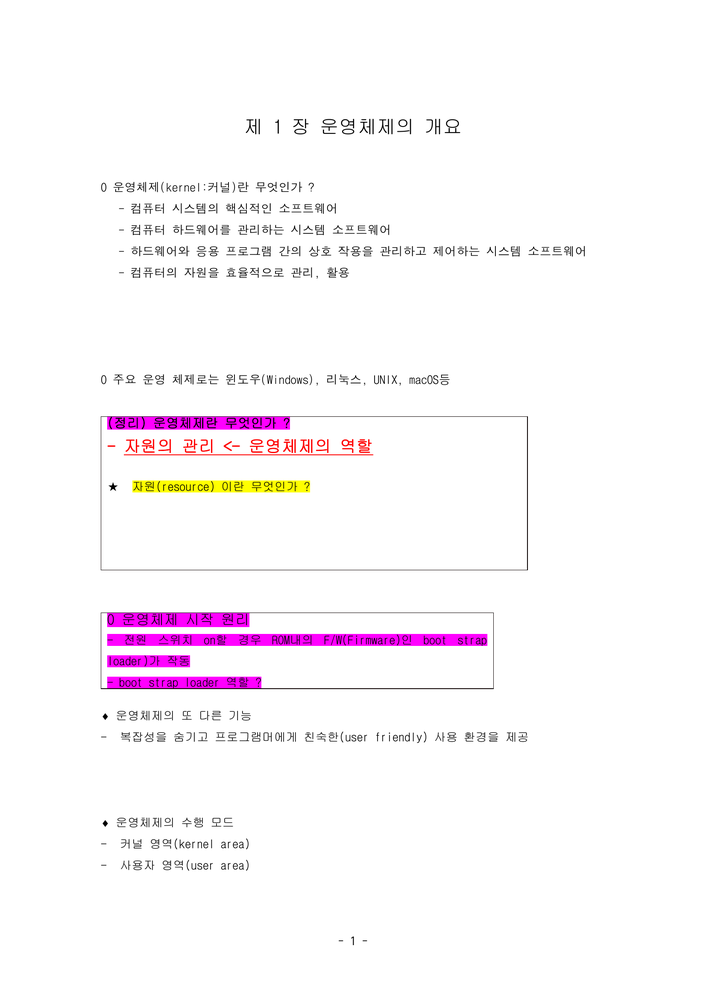
#> input picture pdfs/img0.png, 706 x 999 px, shrunk from 1653 x 2337 before the run
$ python prep.py
#> lines starting #> are read from the running program, lines starting #| are printed output that depends on the picture; after the words box and inside, x2 and y2 are one past the last pixel; in counts of white or black regions, pixels touching at a corner belong together
import cv2
import numpy as np

img_path = "../pdfs/img0.png"
# 2. Background Subtraction
#      그레이스케일로 만든 뒤 블러로 배경(조명) 추정 후 나누기 연산으로 조명을 평탄화
#      이후 CLAHE로 대비 강화
def BackgroundSubtraction():
    img = cv2.imread(img_path)
#> img is the input picture: shape (999, 706, 3); mean B, G, R 250.6, 247.7, 251.7

    # BGR 에서 GRAY 로 변환
    gray = cv2.cvtColor(img, cv2.COLOR_BGR2GRAY)
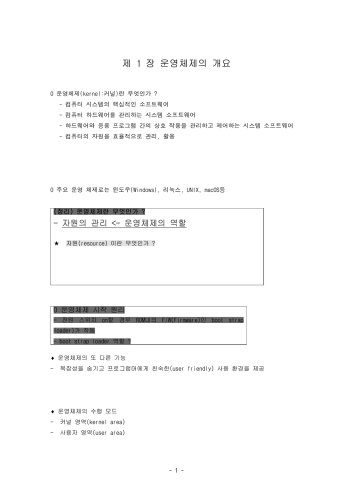
#> gray: shape (999, 706) (shown at 1/2 size); min 0, max 255, mean 249.3

    # 배경 추정을 위한 미디언 블러
    # 커널 크기가 클수록 전체적인 조명만 남고 디테일이 사라짐
    bg = cv2.medianBlur(gray, 61)
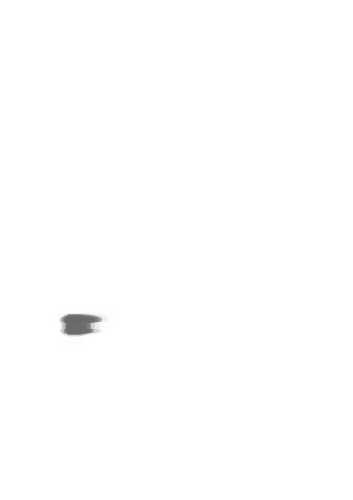
#> bg: shape (999, 706) (shown at 1/2 size); min 105, max 255, mean 254.5

    # 조명 보정: gray / bg
    # scale: 결과에 곱해줄 스케일
    norm = cv2.divide(gray, bg, scale=255)

    # 대비(콘트라스트) 강화
    # CLAHE (Contrast Limited Adaptive Histogram Equalization)
    # clipLimit: 대비 제한 정도(클수록 대비 더 세게)
    # tileGridSize: 영역을 얼마나 쪼개서 적용할지 (가로, 세로 분할 수)
    clahe = cv2.createCLAHE(
        clipLimit=2.0,
        tileGridSize=(8, 8)
    )
    # clahe 적용(norm은 그레이스케일)
    enhanced = clahe.apply(norm)
    return enhanced

out = BackgroundSubtraction()
cv2.imwrite("../imgs/BackgroundSubtraction.png", out)

# 3. Adaptive Threshold
#      그림자나 조명 차이를 무시하고
#      국소 영역 기준으로 이진화

# 이미지 읽기 (그레이스케일)
img = cv2.imread(img_path, 0)
#> img: shape (999, 706)

# 적응형 이진화
# maxValue: 임계값을 넘을 때 줄 값 (보통 255)
# adaptiveMethod:
#   cv2.ADAPTIVE_THRESH_MEAN_C    주변 평균 사용
#   cv2.ADAPTIVE_THRESH_GAUSSIAN_C 주변 가중 평균(가우시안) 사용
# thresholdType:
#   cv2.THRESH_BINARY             (픽셀값 > 임계값 이면 maxValue, 아니면 0)
# blockSize: 임계값 계산할 지역 크기(홀수)
# C: 계산된 평균에서 얼마나 빼줄지 (값이 클수록 더 어두운 픽셀만 흰색으로)
out = cv2.adaptiveThreshold(
    img,
    255,
    cv2.ADAPTIVE_THRESH_GAUSSIAN_C,
    cv2.THRESH_BINARY,
    13,
    40
)
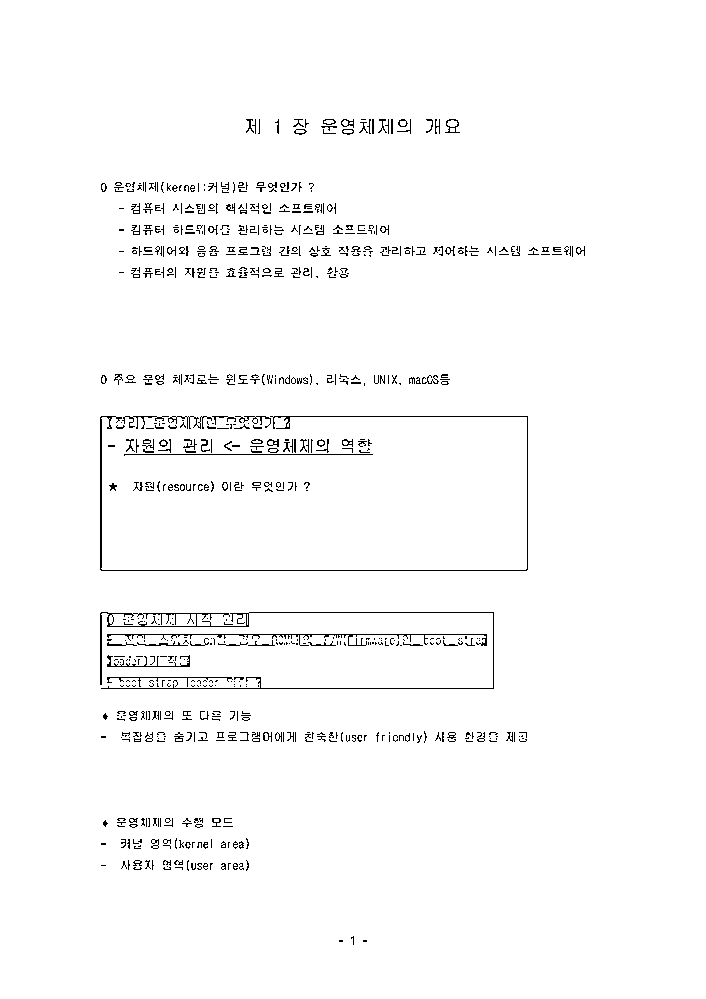
#> out: shape (999, 706); 97.9% white; black in thin lines or dots, all inside (x1, y1, x2, y2) = (100, 119, 585, 945)

cv2.imwrite("../imgs/AdaptiveThreshold.png", out)

# 4. Gray World 스타일 조명 보정
#      가우시안 블러로 조명 성분 추정 후
#      원본 밝기를 조명으로 나눠서 평탄화

img = cv2.imread(img_path)

# BGR 에서 GRAY 로 변환
gray = cv2.cvtColor(img, cv2.COLOR_BGR2GRAY)

# 가우시안 블러로 조명(illumination) 추정
# ksize: 커널 크기 (가로, 세로, 둘 다 홀수)
# sigmaX: 가우시안 커널의 표준편차 (0이면 자동 계산)
# sigmaY: 0이면 sigmaX 와 동일하게 사용
ksize = 151
illum = cv2.GaussianBlur(gray, (ksize, ksize), 0)
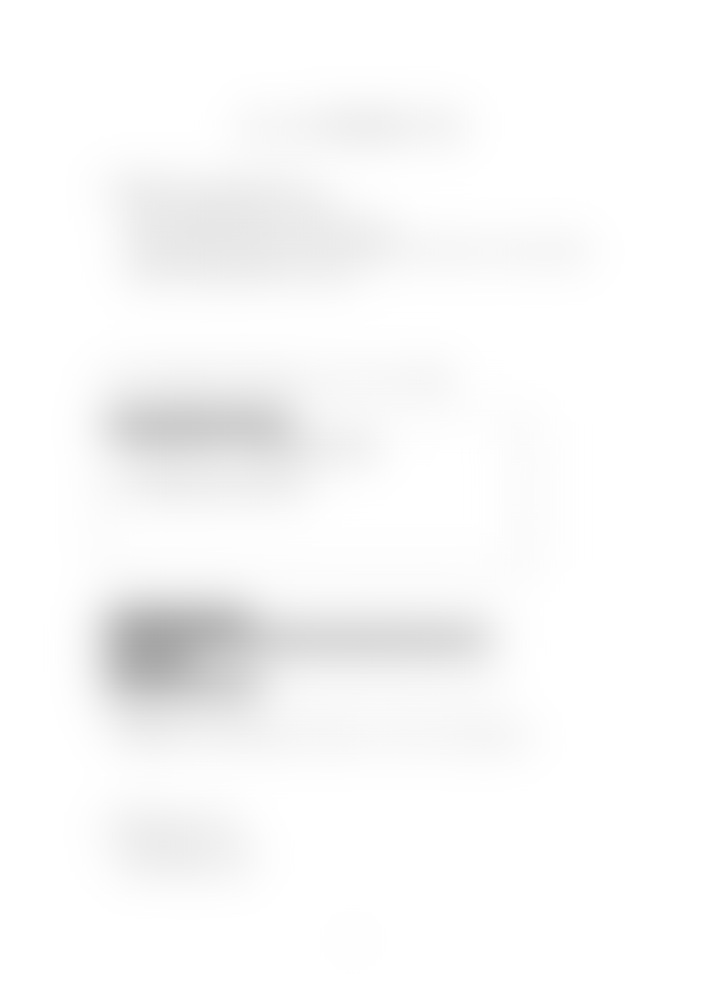
#> illum: shape (999, 706); min 165, max 255, mean 249.3

# divide 연산으로 어두운 부분(그림자) 비율을 줄이고 밝기 균일화
norm = cv2.divide(gray, illum, scale=255)

cv2.imwrite("../imgs/GrayWorld.png", norm)

$ run again, with pdfs/img1.png copied over pdfs/img0.png
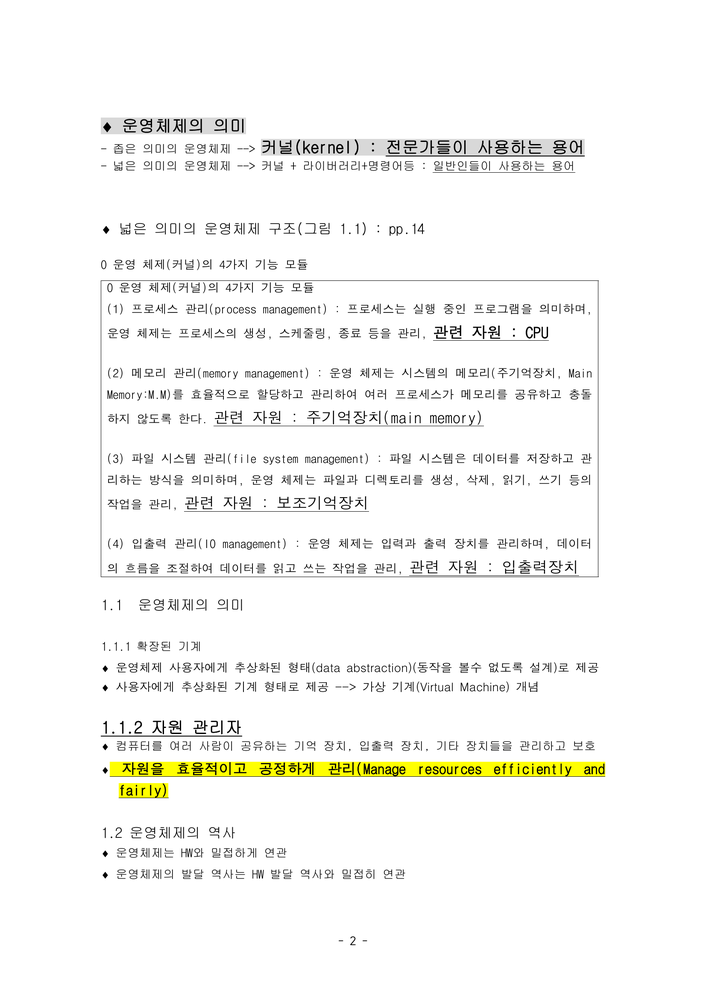
#> input picture pdfs/img1.png, 706 x 999 px, shrunk from 1653 x 2337 before the run
#> in BackgroundSubtraction, img is the input picture: shape (999, 706, 3); mean B, G, R 244.8, 247.1, 247.1
#> img: shape (999, 706)
#> `out = cv2.adaptiveThreshold( img, 255, cv2.ADAPTIVE_THRESH_GAUSSIAN_C,..`:
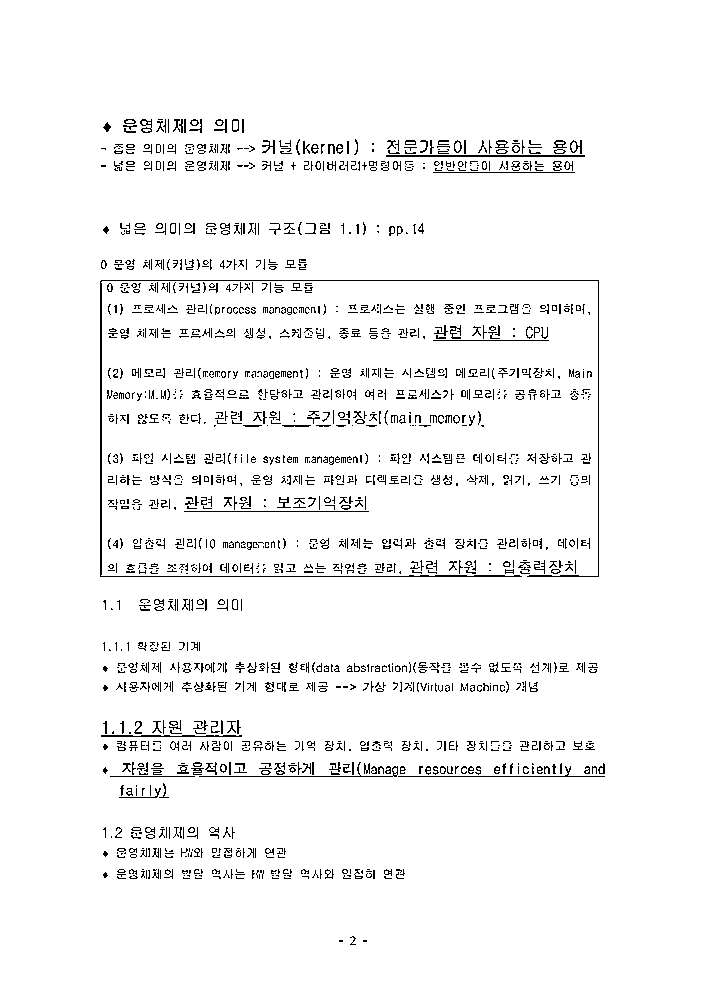
#> out: shape (999, 706); 96% white; black in thin lines or dots, all inside (x1, y1, x2, y2) = (100, 119, 605, 945)
#> `illum = cv2.GaussianBlur(gray, (ksize, ksize), 0)`:
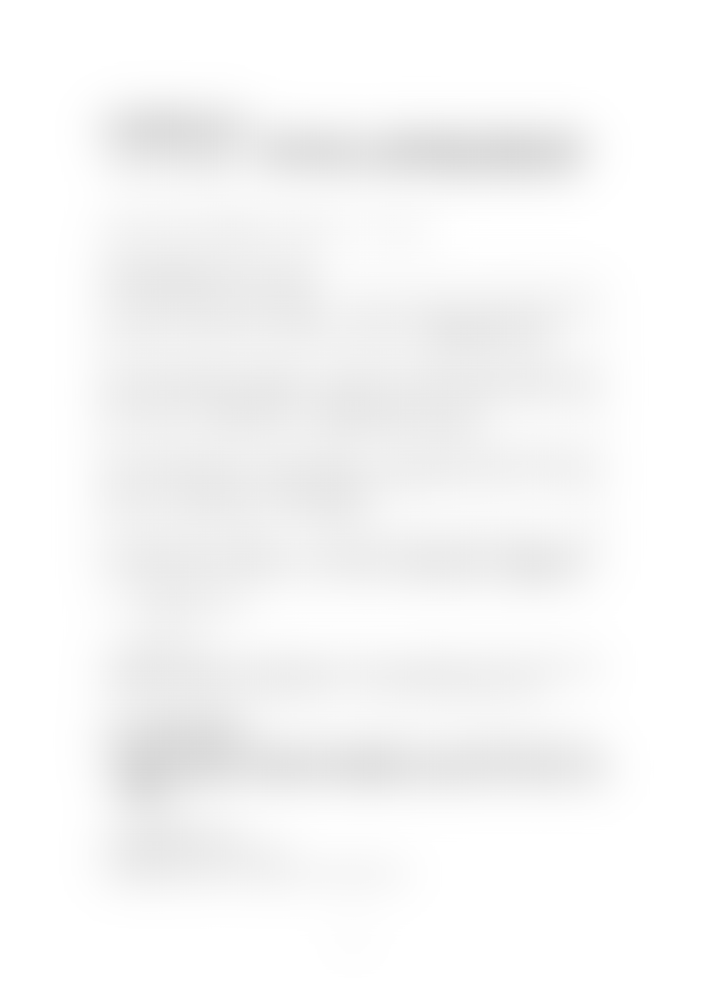
#> illum: shape (999, 706); min 215, max 255, mean 246.8

$ run again, with pdfs/img2.png copied over pdfs/img0.png
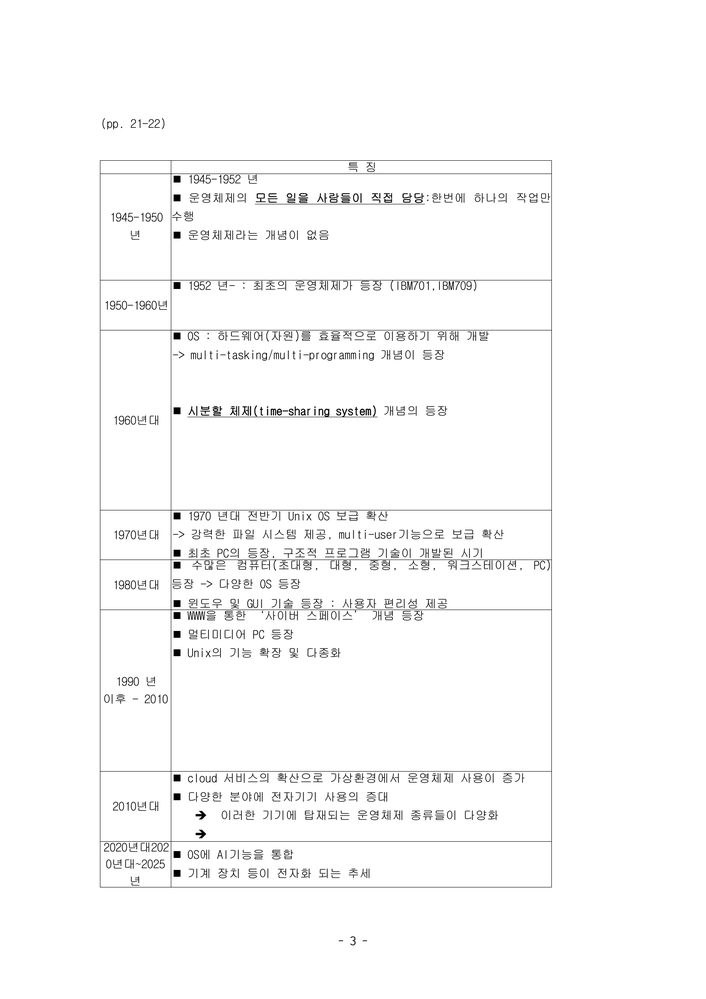
#> input picture pdfs/img2.png, 706 x 999 px, shrunk from 1653 x 2337 before the run
#> in BackgroundSubtraction, img is the input picture: shape (999, 706, 3); min 0, max 255, mean 249.7
#> in BackgroundSubtraction, `bg = cv2.medianBlur(gray, 61)`:
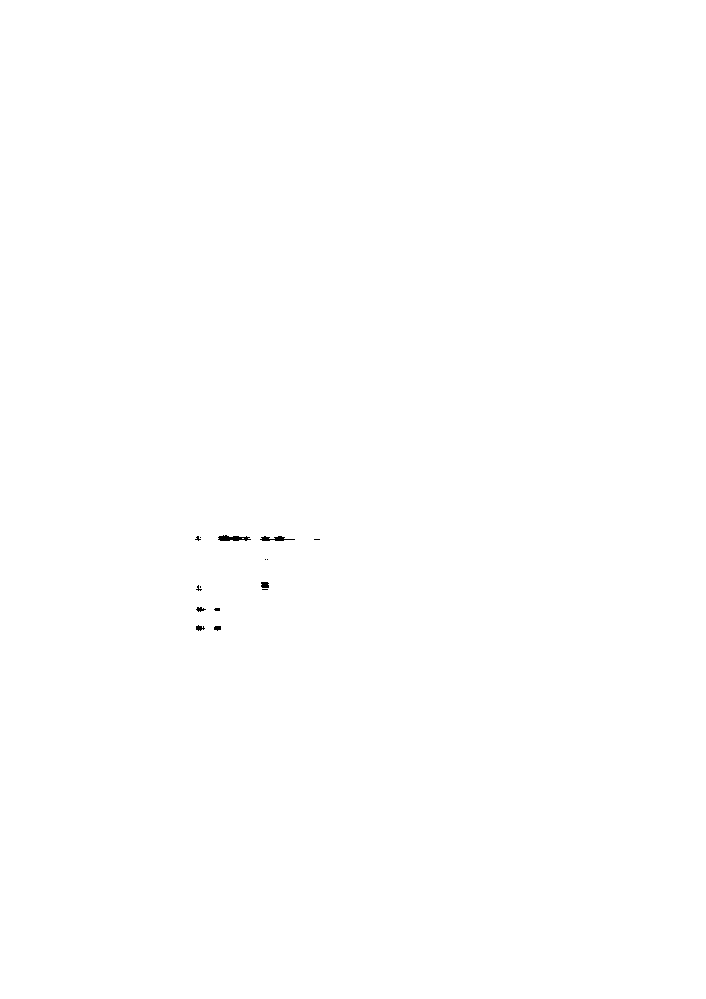
#> bg: shape (999, 706); values 254 (black) and 255 (white), 99.9% white; 15 black regions (9 under 20 px), largest, box (x1, y1, x2, y2) and area: (218, 535, 251, 541) 130, (260, 536, 295, 541) 94, (261, 582, 269, 588) 44, (196, 625, 205, 631) 33, (196, 607, 206, 612) 29, (214, 626, 221, 631) 28
#> out: shape (999, 706); 97% white; black in thin lines or dots, all inside (x1, y1, x2, y2) = (100, 118, 552, 946)
#> `illum = cv2.GaussianBlur(gray, (ksize, ksize), 0)`:
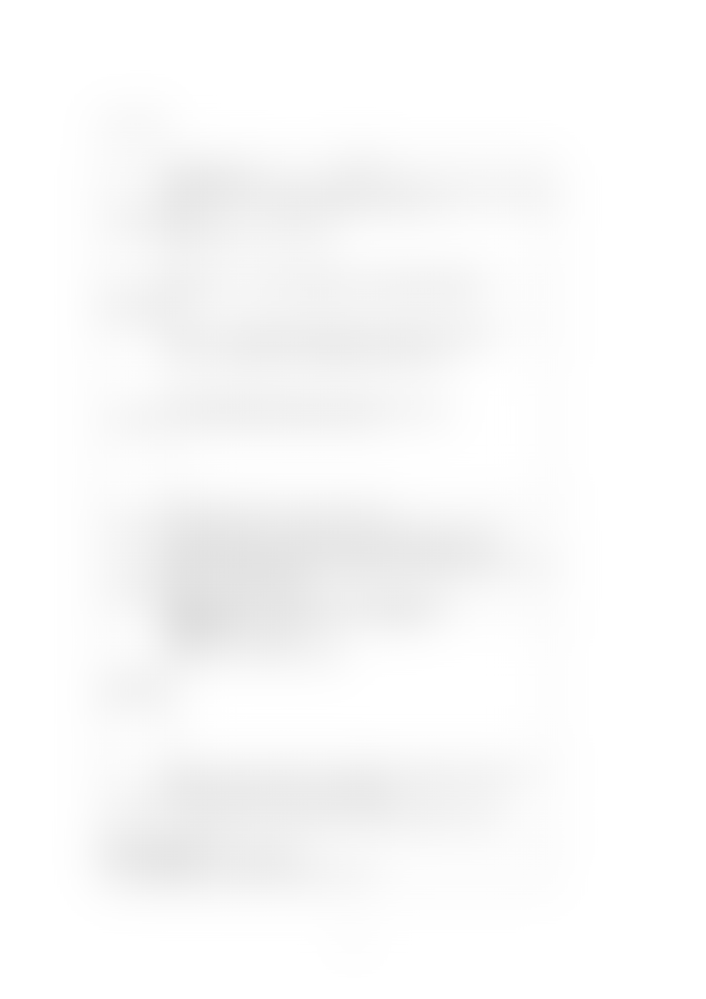
#> illum: shape (999, 706); min 222, max 255, mean 249.7
